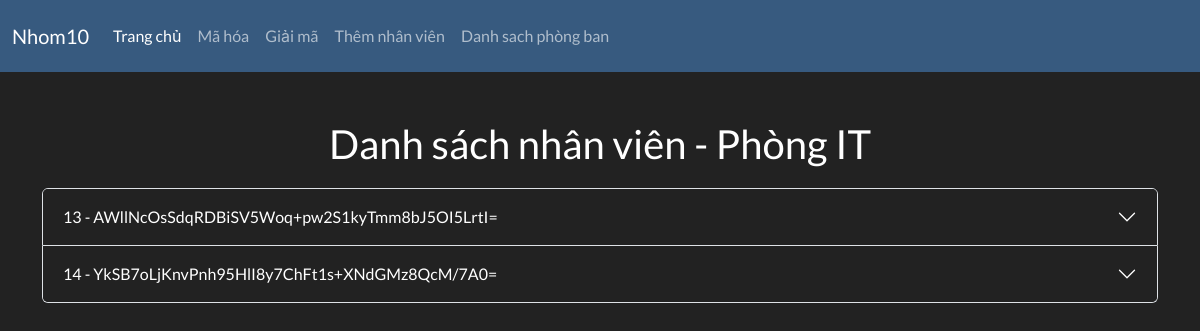
Screenshot of /department/4/employees/ with the database file from the repository.
### records/models.py (models this page shows, shortened)
class Department(models.Model):
    department_code = models.CharField(max_length=20, unique=True, null=False)
    name = models.CharField(max_length=100, null=False)
    created_at = models.DateTimeField(auto_now_add=True)
    updated_at = models.DateTimeField(auto_now=True)

class Employee(models.Model):
    employee_code = models.CharField(max_length=20, unique=True, null=False)
    name = models.CharField(max_length=100, null=False)
    birth_date = birth_date = models.CharField(max_length=20, null=False)
    address = models.TextField(blank=True, null=True)
    phone_number = models.CharField(max_length=15, blank=True, null=True)
    position = models.CharField(max_length=100, blank=True, null=True)
    department = models.ForeignKey(Department, on_delete=models.SET_NULL, null=True, related_name='employees')
    created_at = models.DateTimeField(auto_now_add=True)
    updated_at = models.DateTimeField(auto_now=True)

### records/views.py (the view)
# urls.py: path('department/<int:department_id>/employees/', views.employee_list, name='employee_list'),
def employee_list(request, department_id):
    department = get_object_or_404(Department, id=department_id)
    employees = Employee.objects.filter(department=department)
    context = {
        'department': department,
        'employees': employees,
    }
    return render(request, 'records/employee_list.html', context)

### records/templates/records/employee_list.html (shortened to what this page needs)
{% extends "records/home.html" %}
{% block content %}
<h2 style="margin-top: 20px; margin-bottom: 20px; text-align: center;">
    Danh sách nhân viên - {{ department.name }}
</h2>
{% if employees %}
<div class="accordion" id="accordionExample" style="width: 100%; max-width: 1200px; margin: 0 auto; overflow-x: hidden;">
    {% for employee in employees %}
    <div class="accordion-item">
        <h2 class="accordion-header" id="heading{{ forloop.counter }}">
            <button class="accordion-button collapsed btn btn-outline-success" type="button" data-bs-toggle="collapse" data-bs-target="#collapse{{ forloop.counter }}" aria-expanded="false" aria-controls="collapse{{ forloop.counter }}">
                {{ employee.employee_code }} - {{ employee.name }}
            </button>
        </h2>
    </div>
    {% endfor %}
</div>
{% else %}
<p class="text-center mt-5  text-warning">Không có nhân viên nào trong phòng ban này.</p>
{% endif %}
{% endblock %}

### rows the page displays
Department: name "Phòng IT"
Employee: employee_code "13", name "AWllNcOsSdqRDBiSV5Woq+pw2S1kyTmm8bJ5OI5LrtI="
Employee: employee_code "14", name "YkSB7oLjKnvPnh95HlI8y7ChFt1s+XNdGMz8QcM/7A0="
